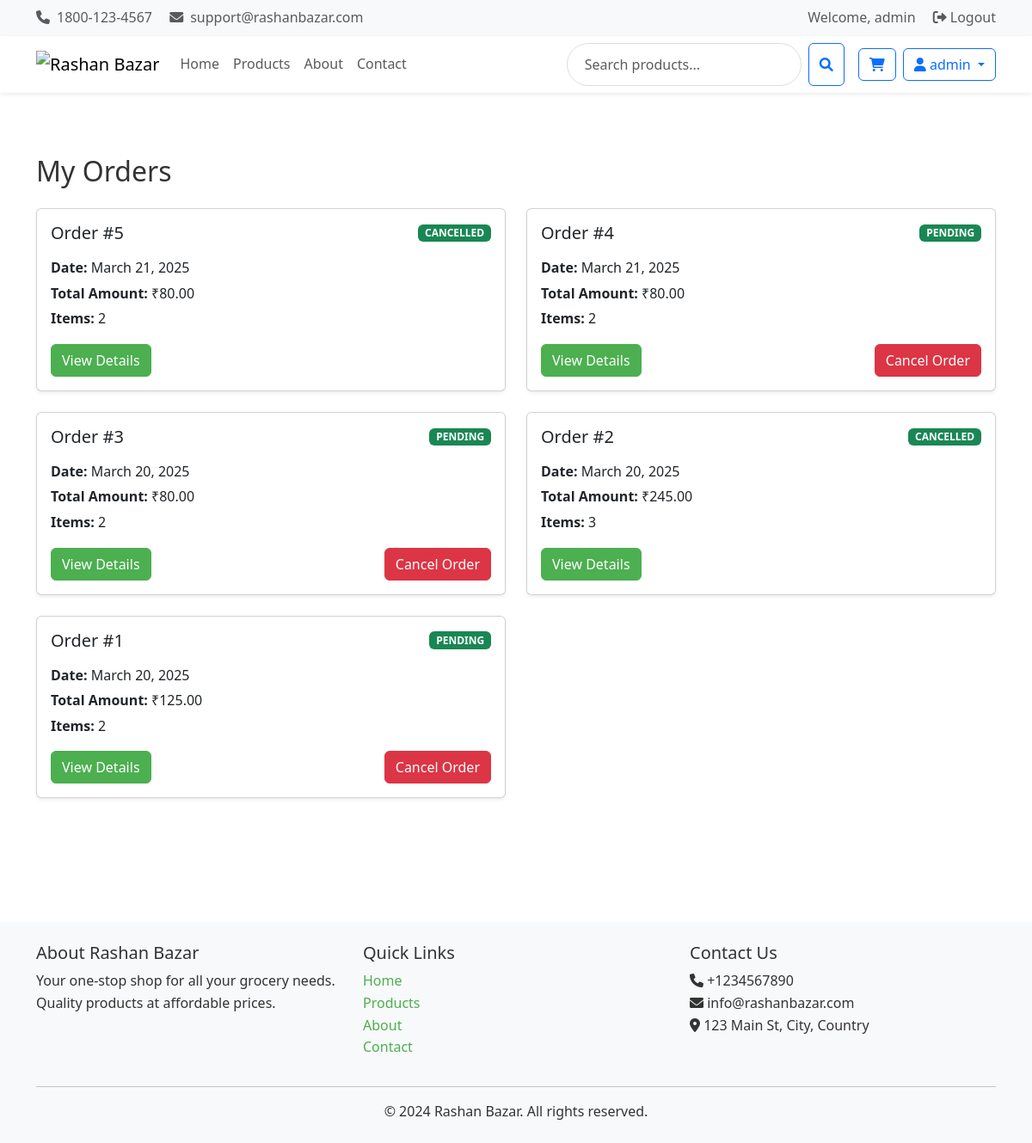
Page /orders/ (signed in) on the committed database.
### accounts/models.py (models this page shows, shortened)
class CustomUser(AbstractUser):
    phone_number = models.CharField(max_length=15, blank=True)
    address = models.TextField(blank=True)

### orders/models.py (models this page shows, shortened)
class Order(models.Model):
    STATUS_CHOICES = (
        ('pending', 'Pending'),
        ('processing', 'Processing'),
        ('shipped', 'Shipped'),
        ('delivered', 'Delivered'),
        ('cancelled', 'Cancelled'),
    )
    PAYMENT_CHOICES = (
        ('cod', 'Cash on Delivery'),
        ('online', 'Online Payment'),
    )
    user = models.ForeignKey(settings.AUTH_USER_MODEL, on_delete=models.CASCADE)
    address_line1 = models.CharField(max_length=255)
    address_line2 = models.CharField(max_length=255, blank=True)
    city = models.CharField(max_length=100)
    state = models.CharField(max_length=100)
    postal_code = models.CharField(max_length=10)
    phone = models.CharField(max_length=15)
    created = models.DateTimeField(auto_now_add=True)
    updated = models.DateTimeField(auto_now=True)
    status = models.CharField(max_length=20, choices=STATUS_CHOICES, default='pending')
    payment_method = models.CharField(max_length=10, choices=PAYMENT_CHOICES, default='cod')
    total_amount = models.DecimalField(max_digits=10, decimal_places=2)
    class Meta:
        ordering = ['-created']

### orders/views.py (the view)
# urls.py: path('', views.order_list, name='order_list'),
@login_required
def order_list(request):
    orders = Order.objects.filter(user=request.user).order_by('-created')
    return render(request, 'orders/order_list.html', {'orders': orders})

### cart/context_processors.py (called while the page is built)
def cart(request):
    if request.user.is_authenticated:
        cart, created = Cart.objects.get_or_create(user=request.user)
        return {'cart': cart}
    return {'cart': None}

### templates/orders/order_list.html (shortened to what this page needs)
{% extends 'base.html' %}
{% load static %}
{% block content %}
<div class="container my-5">
    <h2 class="mb-4">My Orders</h2>
    {% if orders %}
        <div class="row">
            {% for order in orders %}
                <div class="col-md-6 mb-4">
                    <div class="card shadow-sm">
                        <div class="card-body">
                            <div class="d-flex justify-content-between align-items-center mb-3">
                                <h5 class="card-title mb-0">Order #{{ order.id }}</h5>
                                <span class="badge bg-{{ order.status|yesno:'success,warning,danger' }} text-uppercase">{{ order.status }}</span>
                            </div>
                            <p class="mb-1"><strong>Date:</strong> {{ order.created|date:"F j, Y" }}</p>
                            <p class="mb-1"><strong>Total Amount:</strong> ₹{{ order.total_amount }}</p>
                            <p class="mb-3"><strong>Items:</strong> {{ order.items.count }}</p>
                            <div class="d-flex justify-content-between align-items-center">
                                <a href="{% url 'orders:order_detail' order.id %}" class="btn btn-primary">View Details</a>
                                {% if order.status == 'pending' %}
                                    <a href="{% url 'orders:order_cancel' order.id %}" class="btn btn-danger" onclick="return confirm('Are you sure you want to cancel this order?')">
                                        Cancel Order
                                    </a>
                                {% endif %}
                            </div>
                        </div>
                    </div>
                </div>
            {% endfor %}
        </div>
    {% else %}
        <div class="alert alert-info">
            <p class="mb-0">You haven't placed any orders yet.</p>
            <a href="{% url 'products:product_list' %}" class="btn btn-primary mt-3">Start Shopping</a>
        </div>
    {% endif %}
</div>
{% endblock %}

### templates/base.html (shortened to what this page needs)
<!DOCTYPE html>
{% load static %}
<html lang="en">
<head>
    <link href="https://cdn.jsdelivr.net/npm/bootstrap@5.3.0/dist/css/bootstrap.min.css" rel="stylesheet">
    <link href="https://cdnjs.cloudflare.com/ajax/libs/font-awesome/6.0.0/css/all.min.css" rel="stylesheet">
    <link href="{% static 'css/style.css' %}" rel="stylesheet">
</head>
<body>
    <div class="bg-light py-2">
        <div class="container">
            <div class="row align-items-center">
                <div class="col-md-6">
                    <span class="text-muted"><i class="fas fa-phone me-2"></i>1800-123-4567</span>
                    <span class="text-muted ms-3"><i class="fas fa-envelope me-2"></i>support@rashanbazar.com</span>
                </div>
                <div class="col-md-6 text-end">
                    {% if user.is_authenticated %}
                        <span class="text-muted me-3">Welcome, {{ user.username }}</span>
                        <a href="{% url 'account_logout' %}" class="text-muted"><i class="fas fa-sign-out-alt me-1"></i>Logout</a>
                    {% else %}
                        <a href="{% url 'account_login' %}" class="text-muted me-3"><i class="fas fa-sign-in-alt me-1"></i>Login</a>
                        <a href="{% url 'account_signup' %}" class="text-muted"><i class="fas fa-user-plus me-1"></i>Sign Up</a>
                    {% endif %}
                </div>
            </div>
        </div>
    </div>
    <nav class="navbar navbar-expand-lg navbar-light bg-white shadow-sm sticky-top">
        <div class="container">
            <a class="navbar-brand" href="{% url 'home' %}">
                <img src="{% static 'images/logo.png' %}" alt="Rashan Bazar" height="40">
            </a>
            <div class="collapse navbar-collapse" id="navbarNav">
                <ul class="navbar-nav me-auto">
                    <li class="nav-item">
                        <a class="nav-link" href="{% url 'home' %}">Home</a>
                    </li>
                    <li class="nav-item">
                        <a class="nav-link" href="{% url 'products:product_list' %}">Products</a>
                    </li>
                    <li class="nav-item">
                        <a class="nav-link" href="{% url 'about' %}">About</a>
                    </li>
                    <li class="nav-item">
                        <a class="nav-link" href="{% url 'contact' %}">Contact</a>
                    </li>
                </ul>
                <div class="d-flex align-items-center">
                    <form class="d-flex me-3" action="{% url 'products:product_list' %}" method="get">
                        <input class="form-control me-2" type="search" name="q" placeholder="Search products..." aria-label="Search">
                        <button class="btn btn-outline-primary" type="submit">
                            <i class="fas fa-search"></i>
                        </button>
                    </form>
                    {% if user.is_authenticated %}
                        <div class="d-flex align-items-center">
                            <a href="{% url 'cart:cart_detail' %}" class="btn btn-outline-primary me-2 position-relative">
                                <i class="fas fa-shopping-cart"></i>
                            </a>
                            <div class="dropdown">
                                <button class="btn btn-outline-primary dropdown-toggle" type="button" id="userDropdown" data-bs-toggle="dropdown">
                                    <i class="fas fa-user"></i> {{ user.username }}
                                </button>
                            </div>
                        </div>
                    {% else %}
                        <div class="d-flex gap-2">
                            <a href="{% url 'account_login' %}" class="btn btn-outline-primary">Login</a>
                            <a href="{% url 'account_signup' %}" class="btn btn-primary">Sign Up</a>
                        </div>
                    {% endif %}
                </div>
            </div>
        </div>
    </nav>
    <main class="py-4">
        {% block content %}{% endblock %}
    </main>
    <footer class="bg-light py-4 mt-5">
        <div class="container">
            <div class="row">
                <div class="col-md-4">
                    <h5>About Rashan Bazar</h5>
                    <p>Your one-stop shop for all your grocery needs. Quality products at affordable prices.</p>
                </div>
                <div class="col-md-4">
                    <h5>Quick Links</h5>
                    <ul class="list-unstyled">
                        <li><a href="{% url 'home' %}" class="text-decoration-none">Home</a></li>
                        <li><a href="{% url 'products:product_list' %}" class="text-decoration-none">Products</a></li>
                        <li><a href="{% url 'about' %}" class="text-decoration-none">About</a></li>
                        <li><a href="{% url 'contact' %}" class="text-decoration-none">Contact</a></li>
                    </ul>
                </div>
                <div class="col-md-4">
                    <h5>Contact Us</h5>
                    <ul class="list-unstyled">
                        <li><i class="fas fa-phone"></i> +1234567890</li>
                        <li><i class="fas fa-envelope"></i> info@rashanbazar.com</li>
                        <li><i class="fas fa-map-marker-alt"></i> 123 Main St, City, Country</li>
                    </ul>
                </div>
            </div>
            <hr>
            <div class="text-center">
                <p class="mb-0">&copy; 2024 Rashan Bazar. All rights reserved.</p>
            </div>
        </div>
    </footer>
</body>
</html>

### static/css/style.css (style rules this page uses)
:root { --primary-color: #4CAF50; --secondary-color: #45a049; --accent-color: #ff9800; --text-color: #333; --light-gray: #f5f5f5; --border-color: #ddd; }
body { font-family: 'Segoe UI', Tahoma, Geneva, Verdana, sans-serif; line-height: 1.6; color: var(--text-color); margin: 0; padding: 0; }
.navbar { background-color: white; box-shadow: 0 2px 4px rgba(0,0,0,0.1); }
.navbar-brand img { max-height: 40px; }
.btn-primary { background-color: var(--primary-color); border-color: var(--primary-color); }
a { text-decoration: none; color: var(--primary-color); transition: color 0.3s ease; }
.form-control { border-radius: 25px; padding: 0.75rem 1.25rem; border: 1px solid var(--border-color); }

### rows in the picture
CustomUser: username "admin"
Order: id "5", status "CANCELLED", created "March 21, 2025", total_amount "80.00", items.count "2"
Order: id "4", status "PENDING", created "March 21, 2025", total_amount "80.00", items.count "2", shows "Cancel Order"
Order: id "3", status "PENDING", created "March 20, 2025", total_amount "80.00", items.count "2", shows "Cancel Order"
Order: id "2", status "CANCELLED", created "March 20, 2025", total_amount "245.00", items.count "3"
Order: id "1", status "PENDING", created "March 20, 2025", total_amount "125.00", items.count "2", shows "Cancel Order"
